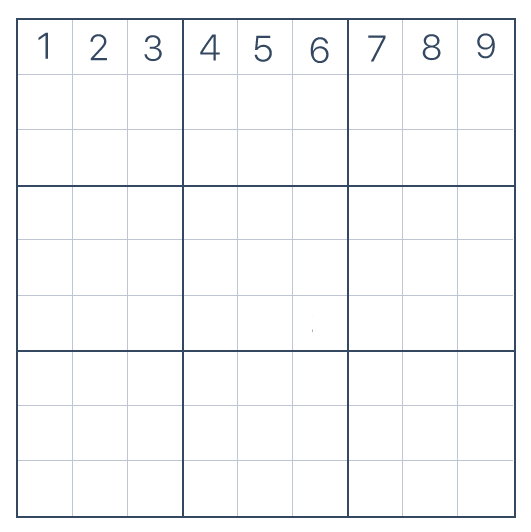
#> input picture puzzles/example.png, 531 x 532 px
$ python -i number_recog.py   (imports and definitions only)
#> lines starting #> are read from the running program, lines starting #| are printed output that depends on the picture; after the words box and inside, x2 and y2 are one past the last pixel; in counts of white or black regions, pixels touching at a corner belong together
### libs/grid_estimator.py
import cv2
import numpy as np

class GridEstimator:

	def __init__(self, image):
		self.image = image


	# [4 lines left out: function showImage, not called in this run]


	def getStructure(self, image, size, direction = 'horizontal'):
		total = image.shape[0 if direction == 'vertical' else 1]
		direction_size = int(total / size)

		if direction == 'vertical':
			return cv2.getStructuringElement(cv2.MORPH_RECT, (1, direction_size))
		elif direction == 'horizontal':
			return cv2.getStructuringElement(cv2.MORPH_RECT, (direction_size, 1))


	def applyStructure(self, image, struct, fill = False):
		if fill:
			applied = cv2.dilate(image, struct)
			applied = cv2.erode(applied, struct)
		else:
			applied = cv2.erode(image, struct)
			applied = cv2.dilate(applied, struct)

		return applied


	def estimateGridSize(self):
		gray = cv2.bitwise_not(self.image)
		bw = cv2.adaptiveThreshold(gray, 255, cv2.ADAPTIVE_THRESH_GAUSSIAN_C, cv2.THRESH_BINARY, 11, -2)
		# self.showImage(bw)

		# Fill out the image because the adaptive threshold misses some pixels
		horz_struct = self.getStructure(bw, 50, 'horizontal')
		refined_image = self.applyStructure(bw.copy(), horz_struct, True)

		vert_struct = self.getStructure(bw, 50, 'vertical')
		refined_image = self.applyStructure(refined_image, vert_struct, True)

		# Remove the numbers from the image
		horz_struct = self.getStructure(bw, 4, 'horizontal')
		horizontal = self.applyStructure(refined_image.copy(), horz_struct)

		vert_struct = self.getStructure(bw, 4, 'vertical')
		vertical = self.applyStructure(refined_image.copy(), vert_struct)

		merged = horizontal + vertical
		# self.showImage(merged)

		# Get the grid contours
		contours, hierarchy = cv2.findContours(merged, cv2.RETR_TREE, cv2.CHAIN_APPROX_SIMPLE)

		counter = 0
		grid_width = []
		grid_height = []
		inner_width = []
		inner_height = []

		# Loop the contours and store their height and width
		for c in contours:
			area = cv2.contourArea(c)

			# Filter the outer contour
			if area > ((bw.shape[0] ** 2) / 2):
				continue

			counter = counter + 1

			(_, _, w, h) = cv2.boundingRect(c)

			inner_width.append(w)
			inner_height.append(h)

			if counter % 9 == 0:
				grid_width.append(inner_width)
				grid_height.append(inner_height)
				inner_width = []
				inner_height = []

		# Get the mean width and height
		grid_mean_width = np.median(np.median(grid_width, 0))
		grid_mean_height = np.median(np.median(grid_height, 0))

		return (grid_mean_width, grid_mean_height)

### libs/number_recog.py
import cv2
import numpy as np
from os import path
from skimage.metrics import structural_similarity

from libs.region_of_interest import ROI
from libs.grid_estimator import GridEstimator

class NumberRecog:

	def __init__(self, image_path, estimateGrid = True, visualise = True):
#> called with image_path = '../puzzles/example.png', estimateGrid = True, visualise = True
		self.image = cv2.imread(image_path)
#> self.image is the input picture: shape (532, 531, 3); mean B, G, R 249, 247.9, 247.1
		self.visualise = visualise

		self.cleanImage()

		self.grid_mean_width = int(self.image.shape[0] / 9)
		self.grid_mean_height = int(self.image.shape[1] / 9)

		if estimateGrid:
			estimator = GridEstimator(self.image)
			self.grid_mean_width, self.grid_mean_height = estimator.estimateGridSize()


	# [57 lines left out: functions showImage, getNumberContours, getGridLocation, not called in this run]


	def cleanImage(self):
		# Make uniform size
		image_resize = cv2.resize(self.image, (500, 500))

		# Get the edges of the image
		gray = cv2.cvtColor(image_resize, cv2.COLOR_BGR2GRAY)
		edged = cv2.Canny(gray, 50, 200, 255)
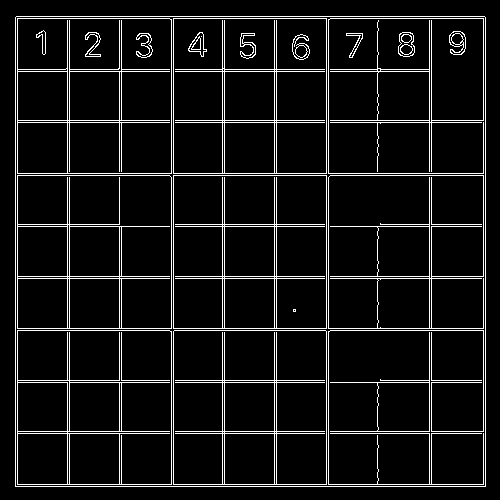
#> edged: shape (500, 500); 7.4% white in thin lines or dots, all inside (x1, y1, x2, y2) = (15, 16, 486, 487)

		# Detect the outer contour
		contours, hierarchy = cv2.findContours(edged, cv2.RETR_EXTERNAL, cv2.CHAIN_APPROX_NONE)
#> contours = 1 contour; box (x1, y1, x2, y2) and area: (15, 16, 486, 487) 220899

		# Crop out the outer padding of the image
		x, y, w, h = cv2.boundingRect(contours[0])
#> x = 15; y = 16; w = 471; h = 471
		image_cropped = image_resize[y:y + h, x:x + w]

		image_resize = cv2.resize(image_cropped, (500, 500))
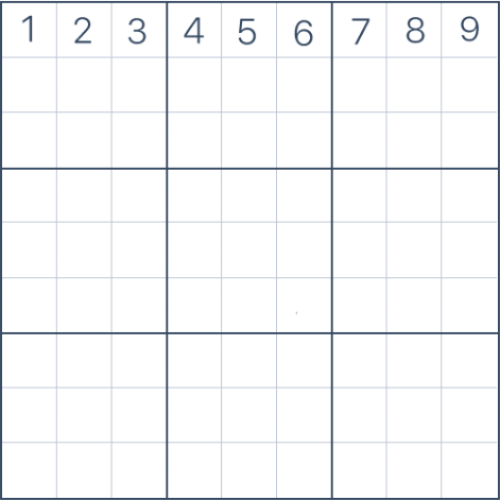
#> image_resize: shape (500, 500, 3); mean B, G, R 248.2, 246.9, 246

		# Keep a version of the image for visualisation
		self.display_image = image_resize

		# Grayscale the image for further processing
		self.image = cv2.cvtColor(image_resize, cv2.COLOR_BGR2GRAY)
#> self.image: shape (500, 500)


	# [66 lines left out: functions getRegions, loadExamples, matchToExample, appendNumbersToROI, extract, not called in this run]

>>> result = NumberRecog('../puzzles/example.png').cleanImage()
#> in estimateGridSize, `gray = cv2.bitwise_not(self.image)`:
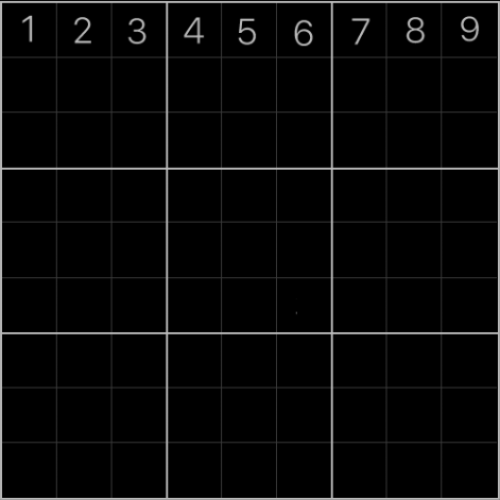
#> gray: shape (500, 500); min 0, max 186, mean 8.2
#> in estimateGridSize, `bw = cv2.adaptiveThreshold(gray, 255, cv2.ADAPTIVE_THRESH_GAUSSIAN_C, ..`:
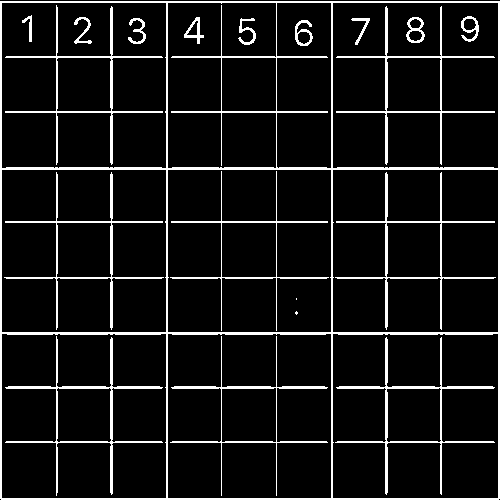
#> bw: shape (500, 500); 8.7% white; 20 white regions (2 under 20 px), largest, box (x1, y1, x2, y2) and area: (0, 1, 500, 500) 9772, (335, 337, 495, 495) 1496, (5, 336, 163, 496) 1487
#> in applyStructure, `applied = cv2.dilate(image, struct)`: applied: shape (500, 500); 25.2% white; 12 white regions, largest, box (x1, y1, x2, y2) and area: (0, 1, 500, 500) 58651, (402, 17, 430, 43) 590, (291, 20, 318, 46) 566
#> in applyStructure, `applied = cv2.erode(applied, struct)`:
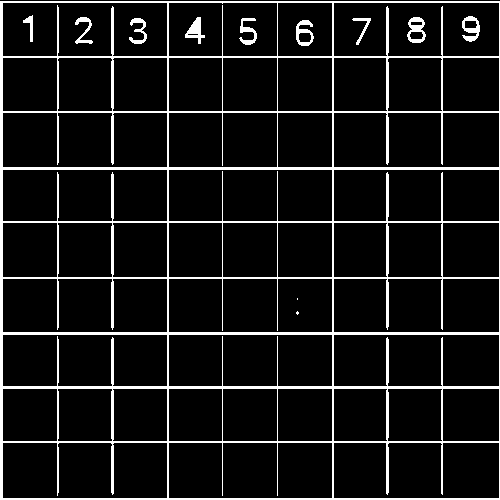
#> applied: shape (500, 500); 9% white; 12 white regions (2 under 20 px), largest, box (x1, y1, x2, y2) and area: (0, 1, 500, 500) 20680, (407, 17, 426, 43) 266, (462, 16, 480, 42) 249
#> in estimateGridSize, `vert_struct = self.getStructure(bw, 50, 'vertical')`: vert_struct = [1, 1, 1, 1, 1, 1, 1, 1, 1, 1]
#> in applyStructure (call 2), `applied = cv2.dilate(image, struct)`: applied: shape (500, 500); 25.9% white; 12 white regions (1 under 20 px), largest, box (x1, y1, x2, y2) and area: (0, 0, 500, 500) 60400, (407, 13, 426, 48) 581, (239, 14, 257, 50) 569
#> in applyStructure (call 2), `applied = cv2.erode(applied, struct)`: applied: shape (500, 500); 9.7% white; 12 white regions (2 under 20 px), largest, box (x1, y1, x2, y2) and area: (0, 0, 500, 500) 21520, (407, 18, 426, 44) 410, (239, 19, 257, 46) 398
#> call 3 of applyStructure, with struct = array of shape (1, 125), fill = False
#> in applyStructure (call 3), `applied = cv2.erode(image, struct)`:
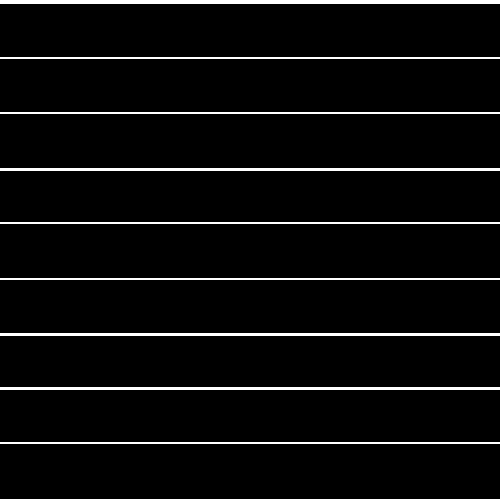
#> applied: shape (500, 500); 4.8% white; 10 white regions, largest, box (x1, y1, x2, y2) and area: (0, 0, 500, 4) 2000, (0, 168, 500, 171) 1500, (0, 333, 500, 336) 1500
#> in estimateGridSize, `vert_struct = self.getStructure(bw, 4, 'vertical')`: vert_struct = 125 values from 1 to 1
#> call 4 of applyStructure, with struct = array of shape (125, 1), fill = False
#> in applyStructure (call 4), `applied = cv2.erode(image, struct)`:
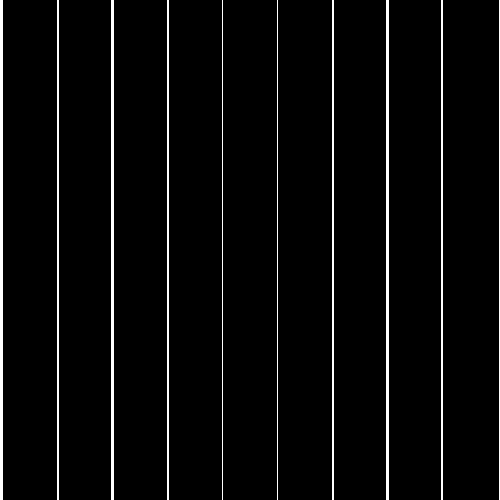
#> applied: shape (500, 500); 4% white; 10 white regions
#> in estimateGridSize, `contours, hierarchy = cv2.findContours(merged, cv2.RETR_TREE, cv2.CHAI..`: contours = 82 contours; largest, box (x1, y1, x2, y2) and area: (0, 0, 500, 500) 249001, (442, 443, 500, 500) 3190, (442, 223, 500, 279) 3133, (442, 113, 500, 169) 3133, (277, 443, 333, 500) 3078
#> the loop in estimateGridSize, `for c in contours:` made 82 passes
#> (area, w, h) on passes 2 to 13: (3190, 58, 57), (2966, 54, 57), (2966, 54, 57), (3078, 56, 57), (3078, 56, 57), (3022, 55, 57), (3022, 55, 57), (2966, 54, 57), (3078, 56, 57), (3019, 58, 54), (2807, 54, 54), (2807, 54, 54)
#> (c, area) on pass 1: ([[0, 0], [0, 499], [499, 499], [499, 0]], 249001)
#> after the loop in estimateGridSize, `for c in contours:`: counter = 81; grid_height = 9 items
#> in estimateGridSize, `grid_mean_width = np.median(np.median(grid_width, 0))`: grid_mean_width = 55
#> (the run stopped early here; a loop or call above may not have finished)

$ run again, on puzzles/1.PNG
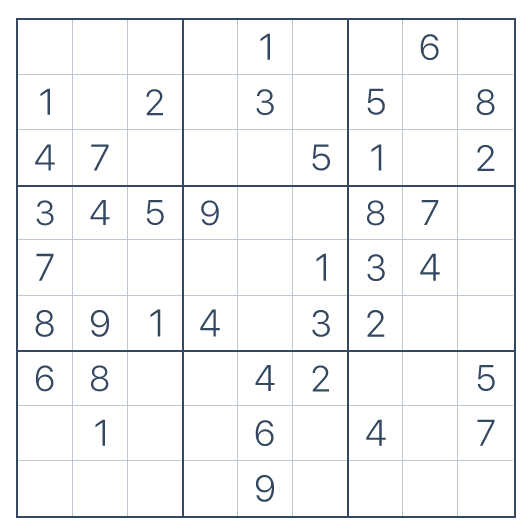
#> input picture puzzles/1.PNG, 531 x 532 px
#> in __init__, self.image is the input picture: shape (532, 531, 3); mean B, G, R 246.8, 245.4, 244.3
#> in cleanImage, `edged = cv2.Canny(gray, 50, 200, 255)`:
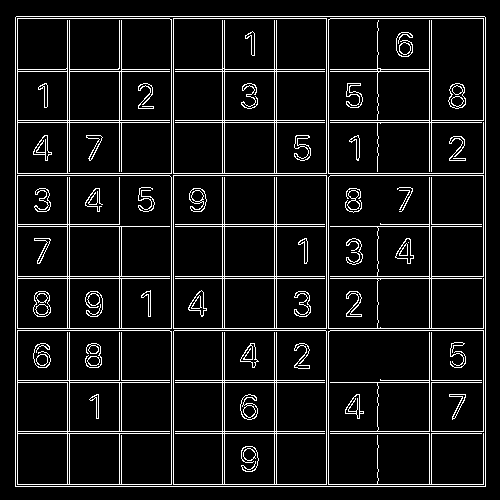
#> edged: shape (500, 500); 8.7% white in thin lines or dots, all inside (x1, y1, x2, y2) = (15, 16, 486, 487)
#> in cleanImage, `contours, hierarchy = cv2.findContours(edged, cv2.RETR_EXTERNAL, cv2.C..`: contours = 1 contour; box (x1, y1, x2, y2) and area: (15, 16, 486, 487) 220899
#> in cleanImage, `x, y, w, h = cv2.boundingRect(contours[0])`: x = 15; y = 16; w = 471
#> self.image: shape (500, 500)
#> bw: shape (500, 500); 10.6% white; 47 white regions, largest, box (x1, y1, x2, y2) and area: (0, 1, 500, 500) 9772, (335, 337, 495, 495) 1496, (5, 336, 163, 496) 1487
#> in estimateGridSize, `vert_struct = self.getStructure(bw, 50, 'vertical')`: vert_struct = [1, 1, 1, 1, 1, 1, 1, 1, 1, 1]
#> in estimateGridSize, `vert_struct = self.getStructure(bw, 4, 'vertical')`: vert_struct = 125 values from 1 to 1
#> in estimateGridSize, `merged = horizontal + vertical`:
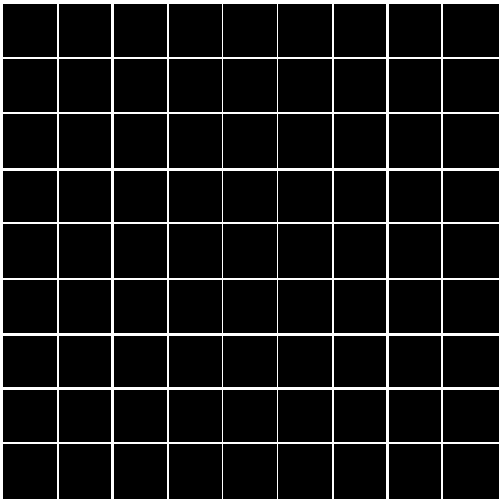
#> merged: shape (500, 500); min 0, max 255, mean 21.9
#> in estimateGridSize, `contours, hierarchy = cv2.findContours(merged, cv2.RETR_TREE, cv2.CHAI..`: contours = 82 contours; largest, box (x1, y1, x2, y2) and area: (0, 0, 500, 500) 249001, (442, 443, 500, 500) 3190, (442, 223, 500, 279) 3133, (442, 113, 500, 169) 3133, (277, 443, 333, 500) 3078
#> the loop in estimateGridSize, `for c in contours:` made 82 passes
#> (area, w, h) on passes 2 to 9: (3190, 58, 57), (2966, 54, 57), (2966, 54, 57), (3078, 56, 57), (3078, 56, 57), (3022, 55, 57), (3022, 55, 57), (2966, 54, 57)
#> after the loop in estimateGridSize, `for c in contours:`: counter = 81; grid_height = 9 items
#> grid_mean_width = 55
